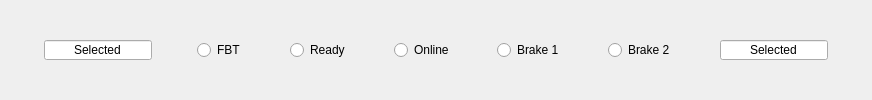
    <widget class="QGroupBox" name="groupBox">
     <property name="styleSheet">
      <string notr="true">QGroupBox {
    border: none;
    margin-top: 0px;
}
</string>
     </property>
     <property name="title">
      <string/>
     </property>
     <layout class="QHBoxLayout" name="horizontalLayout">
      <property name="spacing">
       <number>0</number>
      </property>
      <property name="leftMargin">
       <number>0</number>
      </property>
      <property name="topMargin">
       <number>9</number>
      </property>
      <property name="rightMargin">
       <number>0</number>
      </property>
      <property name="bottomMargin">
       <number>9</number>
      </property>
      <item>
       <spacer name="horizontalSpacer_12">
        <property name="orientation">
         <enum>Qt::Orientation::Horizontal</enum>
        </property>
        <property name="sizeHint" stdset="0">
         <size>
          <width>44</width>
          <height>13</height>
         </size>
        </property>
       </spacer>
      </item>
      <item>
       <widget class="QLineEdit" name="lineEdit_4">
        <property name="maximumSize">
         <size>
          <width>16777215</width>
          <height>20</height>
         </size>
        </property>
        <property name="text">
         <string>Selected</string>
        </property>
        <property name="echoMode">
         <enum>QLineEdit::EchoMode::Normal</enum>
        </property>
        <property name="alignment">
         <set>Qt::AlignmentFlag::AlignCenter</set>
        </property>
       </widget>
      </item>
      <item>
       <spacer name="horizontalSpacer_11">
        <property name="orientation">
         <enum>Qt::Orientation::Horizontal</enum>
        </property>
        <property name="sizeHint" stdset="0">
         <size>
          <width>45</width>
          <height>13</height>
         </size>
        </property>
       </spacer>
      </item>
      <item>
       <widget class="QRadioButton" name="radioButton_8">
        <property name="text">
         <string>FBT</string>
        </property>
       </widget>
      </item>
      <item>
       <spacer name="horizontalSpacer_15">
        <property name="orientation">
         <enum>Qt::Orientation::Horizontal</enum>
        </property>
        <property name="sizeHint" stdset="0">
         <size>
          <width>44</width>
          <height>13</height>
         </size>
        </property>
       </spacer>
      </item>
      <item>
       <widget class="QRadioButton" name="radioButton_7">
        <property name="text">
         <string>Ready</string>
        </property>
       </widget>
      </item>
      <item>
       <spacer name="horizontalSpacer_13">
        <property name="orientation">
         <enum>Qt::Orientation::Horizontal</enum>
        </property>
        <property name="sizeHint" stdset="0">
         <size>
          <width>44</width>
          <height>13</height>
         </size>
        </property>
       </spacer>
      </item>
      <item>
       <widget class="QRadioButton" name="radioButton_6">
        <property name="text">
         <string>Online</string>
        </property>
       </widget>
      </item>
      <item>
       <spacer name="horizontalSpacer_16">
        <property name="orientation">
         <enum>Qt::Orientation::Horizontal</enum>
        </property>
        <property name="sizeHint" stdset="0">
         <size>
          <width>43</width>
          <height>13</height>
         </size>
        </property>
       </spacer>
      </item>
      <item>
       <widget class="QRadioButton" name="radioButton_10">
        <property name="text">
         <string>Brake 1</string>
        </property>
       </widget>
      </item>
      <item>
       <spacer name="horizontalSpacer_10">
        <property name="orientation">
         <enum>Qt::Orientation::Horizontal</enum>
        </property>
        <property name="sizeHint" stdset="0">
         <size>
          <width>44</width>
          <height>13</height>
         </size>
        </property>
       </spacer>
      </item>
      <item>
       <widget class="QRadioButton" name="radioButton_9">
        <property name="text">
         <string>Brake 2</string>
        </property>
       </widget>
      </item>
      <item>
       <spacer name="horizontalSpacer_14">
        <property name="orientation">
         <enum>Qt::Orientation::Horizontal</enum>
        </property>
        <property name="sizeHint" stdset="0">
         <size>
          <width>45</width>
          <height>13</height>
         </size>
        </property>
       </spacer>
      </item>
      <item>
       <widget class="QLineEdit" name="lineEdit_3">
        <property name="maximumSize">
         <size>
          <width>16777215</width>
          <height>20</height>
         </size>
        </property>
        <property name="text">
         <string>Selected</string>
        </property>
        <property name="alignment">
         <set>Qt::AlignmentFlag::AlignCenter</set>
        </property>
       </widget>
      </item>
      <item>
       <spacer name="horizontalSpacer_9">
        <property name="orientation">
         <enum>Qt::Orientation::Horizontal</enum>
        </property>
        <property name="sizeHint" stdset="0">
         <size>
          <width>44</width>
          <height>13</height>
         </size>
        </property>
       </spacer>
      </item>
     </layout>
    </widget>
